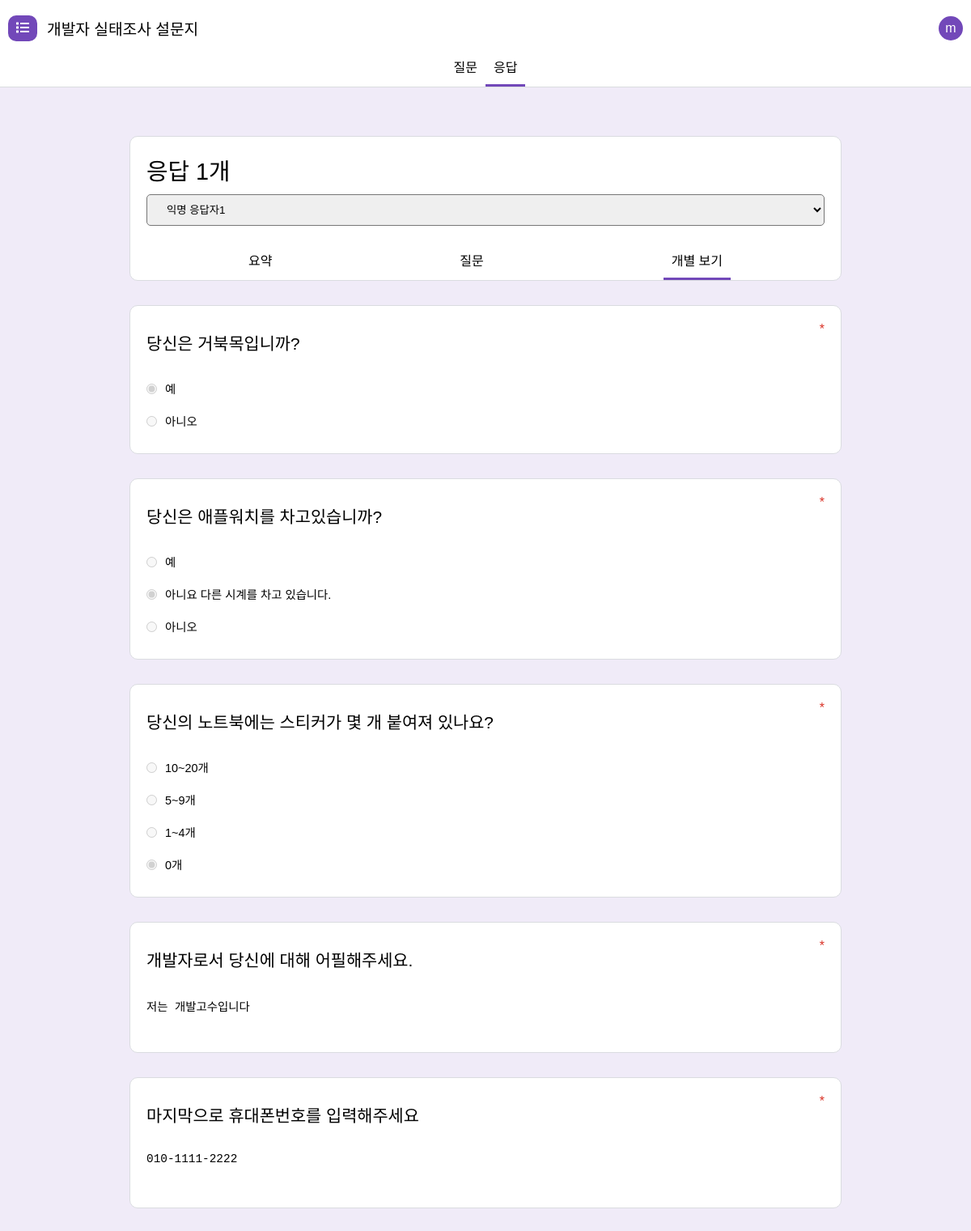
Screenshot of /forms/J91e9A55GvCK8nogAQvq/responses/response (signed in) with the database file from the repository.
### core/models.py (models this page shows)
class Form(models.Model):
    key = models.CharField(max_length=30)
    name = models.CharField(max_length=200)
    title = models.CharField(max_length=200)
    description = models.CharField(max_length=10000, blank = True)
    creator = models.ForeignKey(User, on_delete = models.CASCADE, related_name = "creator")
    created_at = models.DateTimeField(auto_now_add = True)
    updated_at = models.DateTimeField(auto_now = True)
    questions = models.ManyToManyField(Questions, related_name = "questions")

class User(AbstractUser, models.Model):
    email = models.EmailField(unique = True)

class Questions(models.Model):
    name = models.CharField(max_length= 10000)
    type = models.CharField(max_length=20)
    required = models.BooleanField(default= False)
    key = models.CharField(max_length = 5000, blank = True)
    options = models.ManyToManyField(Options, related_name = "options")

class Answer(models.Model):
    answer = models.CharField(max_length=5000)
    question = models.ForeignKey(Questions, on_delete = models.CASCADE ,related_name = "answer_to")

class Options(models.Model):
    name = models.CharField(max_length=5000)
    is_answer = models.BooleanField(default=False)

### core/views.py (the view)
# urls.py: path('forms/<str:key>/responses/response', views.form_responses_response, name="form_responses_response"),
def form_responses_response(request ,key) :
  if not request.user.is_authenticated:
    return HttpResponseRedirect(reverse('login'))
  form = FormModel.objects.filter(key = key)
  if form.count() == 0:
    return HttpResponseRedirect(reverse('404'))
  else:
    form = form[0]
  responses = ResponsesModel.objects.filter(form = form)
  responsesData = []
  for response in responses:
    questionData = []
    for question in response.form.questions.all():
      questionName = question.name
      questionType = question.type
      questionRequired = question.required
      answerData = ""
      answerOrder = []
      for answer in response.answer.all():
        if answer.question == question:
          if questionType== "checkbox":
            answerArray = answer.answer.split(' ')
            for id in answerArray:
              answerOrder.append(OptionsModel.objects.filter(id = id)[0])
              answerData = answer.answer
          else:
            answerData = answer.answer
      questionData.append({"name":questionName, "type":questionType, "required": questionRequired, "options":question.options.all(), "answer": answerData, "order":answerOrder})
    responsesData.append(questionData)
  return render(request, 'forms/_key/responses/response.html', {"menu": "responses", "submenu": "response", "form": form, "responses": responses, "responsesData": responsesData})

### templates/forms/_key/responses/response.html (shortened to what this page needs)
{% extends 'base.html' %} {% load static %}{% block css %}
<link rel="stylesheet" href="{% static 'css/form.css' %}?9" />
{% endblock %}  {% block content %}
<div class="fm-container">
  <header class="fm-header">
    <div class="fm-header-top container">
      <div class="fm-header-top-left">
        <a href="{% url 'home' %}" class="fm-header-top-left-logo"><i class="fas fa-list"></i></a>
        <input value="{{form.name}}" class="fm-header-top-left-title" disabled></input>
      </div>
      <div class="fm-header-top-right">
        <a href="{% url 'logout' %}" class="btn btn-light fm-user">{{user.username|first}}</a>
      </div>
    </div>
    <nav class="fm-header-bottom container">
      <a class="fm-header-bottom-btn {% if menu == "edit" %} active{% endif %}" href="{% url 'form_edit' key=form.key %}">질문</a>
      <a class="fm-header-bottom-btn {% if menu == "responses" %} active{% endif %}" href="{% url 'form_responses_summary' key=form.key  %}">응답</a>
    </nav>
  </header>
  <div class="fm-form">
    <div class="fm-form-box fs-header">
      <div class="fm-form-header-title">응답 {{responses|length}}개</div>
      <select name="type" class="fq-select fm-form-select" >
        {% for response in responses %}
          {% if response.name == "" %}
          <option value="fq-{{forloop.counter}}">익명 응답자{{forloop.counter}}</option>
          {% endif %}
        {% endfor %}
      </select>
      <nav class="fm-header-bottom container">
        <a class="fm-header-bottom-btn {% if submenu == "summary" %} active{% endif %}" href="{% url 'form_responses_summary' key=form.key %}">요약</a>
        <a class="fm-header-bottom-btn {% if submenu == "question" %} active{% endif %}" href="{% url 'form_responses_question' key=form.key  %}">질문</a>
        <a class="fm-header-bottom-btn {% if submenu == "response" %} active{% endif %}" href="{% url 'form_responses_response' key=form.key  %}">개별 보기</a>
      </nav>
    </div>
    {% for response in responsesData %}
    <div class="fq-{{forloop.counter}} fq-box">
      {% for question in response %}
      <div class="fm-form-content fm-form-box">
        <div class="fm-form-centent-top">
          <div class="fm-form-input fm-form-centent-top-input">{{question.name}}</div>
          <div class="fm-form-required">{% if question.required == True %}*{% endif %}</div>
        </div>
        <div class="fm-form-centent-middle">
        {% if question.type == "text" %}
          <div class="fm-type-text">
            <textarea class="fm-form-input fm-form-textarea autosize" disabled>{% if question.answer == "" %}응답하지 않음{% else %}{{question.answer}}{% endif %}</textarea>
          </div>
        {% endif %}
        {% if question.type == "radio" %}
          {% for option in question.options.all %}
          <div class="fm-type-option">
            <input class="fm-form-option" type="radio" disabled
            {% if question.answer|floatformat:"0" == option.id|floatformat:"0" %}
            checked
            {% endif %}
            ></input>
            <label class="fm-form-input">
              {{option.name}}
            </label>
          </div>
          {% endfor %}
        {% endif %}
        </div>
      </div>
      {% endfor %}
    </div>
    {% endfor %}
  </div>
</div>
{% endblock %}

### static/css/base.css (style rules this page uses)
* { box-sizing: border-box; }
body { font-family: 'Noto Sans KR', sans-serif; padding: 0; margin: 0; }
a { color: black; text-decoration: none; }
a:link { color: black; text-decoration: none; }
input { border: none; }
textarea { border: none; }
textarea:disabled, input:disabled { background-color: white; color: black; }
.container { max-width: 1200px; margin: 0 auto; width: 100%; padding: 0px 10px; }
.btn { background-color: #7248b9; color: white !important; padding: 10px 10px; font-weight: 300; border-radius: 5px; cursor: pointer; }

### static/css/form.css (style rules this page uses)
body { background-color: #f0ebf8; }
.fm-header { position: fixed; top: 0; border-bottom: 1px solid #dadce0; background-color: white; width: 100%; z-index: 50; }
.fm-header-top { display: flex; justify-content: space-between; align-items: center; height: 70px; }
.fm-header-top-left { display: flex; align-items: center; }
.fm-header-top-left > * { margin-right: 10px; }
.fm-header-top-left-logo { background: #7248b9; padding: 7px 10px; color: white !important; border-radius: 10px; }
.fm-header-top-left-title { font-size: 1.2rem; color: #5f6368; font-weight: 400; }
.fm-header-top-right { display: flex; align-items: center; }
.fm-user { width: 30px; height: 30px; border-radius: 50%; font-weight: 500; background-color: #7248b9; text-align: center; display: flex; align-items: center; justify-content: center; }
.fm-header-bottom { display: flex; align-items: flex-end; justify-content: center; }
.fm-header-bottom-btn { padding: 0px 10px; padding-bottom: 10px; border-bottom: 3px solid white; }
.fm-header-bottom > .active { border-bottom: 3px solid #7248b9; }
.fm-container { height: 100%; position: relative; background-color: #f0ebf8; padding: 108px 0px; }
.fm-form { position: relative; max-width: 900px; margin: 0 auto; width: 100%; height: 100%; display: flex; flex-direction: column; align-items: stretch; padding: 60px 10px; }
.fm-form-box { display: flex; flex-direction: column; align-items: stretch; gap: 10px 0px; background-color: white; margin-bottom: 30px; padding: 20px 20px; border-radius: 10px; border: 1px solid #dadce0; }
.fm-form-input { padding: 10px 0px; font-size: 0.9rem; border-bottom: 2px solid white; }
.fm-form-textarea { resize: none; }
.fm-form-select { border-radius: 5px; padding: 10px 20px; }
.fm-form-option { margin: 0; }
.fm-form-required { color: #d93025; }
.fm-form-header-title { font-size: 1.8rem; }
.fm-form-centent-top { display: flex; justify-content: space-between; }
.fm-form-centent-top-input { font-size: 1.3rem; width: 100%; }
.fm-type-option { display: flex; align-items: center; height: 40px; gap: 0px 10px; }
.fm-type-option > label { width: 100%; }
.fm-type-text > textarea { width: 100%; }
.fm-type-text > textarea:disabled { background-color: white; }
.fs-header > nav { justify-content: space-around; transform: translate(0, 20px); }
.fq-box { display: none; }

### rows the page displays
Form: name "개발자 실태조사 설문지"
User: username|first "m"
Questions: name "당신은 거북목입니까?"
Options: name "예"
Answer: answer "☑"
Options: name "아니오"
Questions: name "당신은 애플워치를 차고있습니까?"
Options: name "예"
Answer: answer "☑"
Options: name "아니요 다른 시계를 차고 있습니다."
Options: name "아니오"
Questions: name "당신의 노트북에는 스티커가 몇 개 붙여져 있나요?"
Options: name "10~20개"
Answer: answer "☑"
Options: name "5~9개"
Options: name "1~4개"
Options: name "0개"
Questions: name "개발자로서 당신에 대해 어필해주세요."
Answer: answer "저는 개발고수입니다"
Questions: name "마지막으로 휴대폰번호를 입력해주세요"
Answer: answer "010-1111-2222"

### other values shown
{{ responses|length }} "1"
